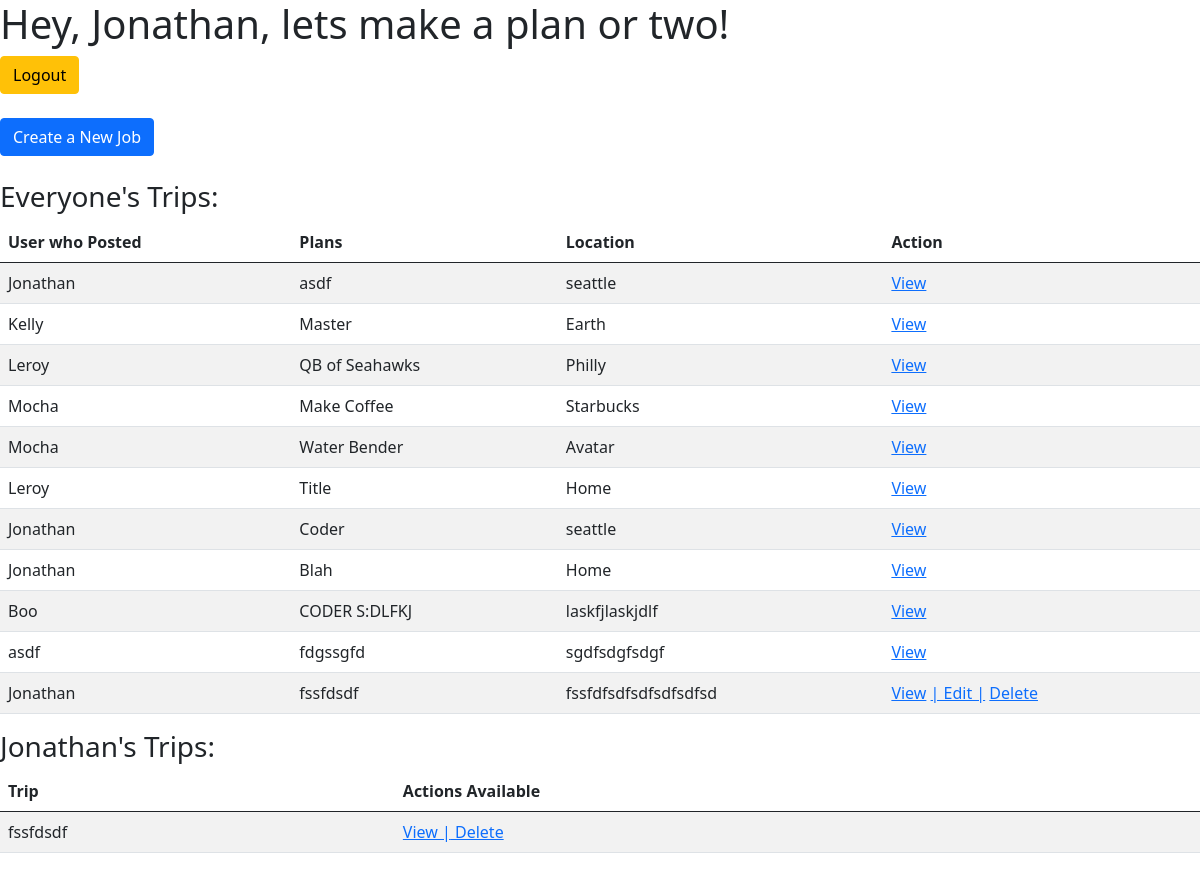
Screenshot of /dashboard (signed in) with the database file from the repository.
### handy_app/models.py (models this page shows)
class Job(models.Model):
    title = models.CharField(max_length=255)
    description = models.CharField(max_length=255)
    location = models.CharField(max_length=255)
    catagory = models.CharField(max_length=255)
    user = models.ForeignKey(User, related_name='job', on_delete = models.CASCADE)
    created_at = models.DateTimeField(auto_now_add=True)
    updated_at = models.DateTimeField(auto_now=True)
    objects = JobManger()

### log_app/models.py (models this page shows)
class User(models.Model):
    first_name = models.CharField(max_length=255)
    last_name = models.CharField(max_length=255)
    email = models.EmailField()
    password = models.CharField(max_length=255)
    created_at = models.DateTimeField(auto_now_add=True)
    updated_at = models.DateTimeField(auto_now=True)
    objects = UserManager()

### log_app/views.py (the view)
# urls.py: path('dashboard', views.dashboard),
def dashboard(request):
    try:
        context = {
            "user": User.objects.get(id=request.session['user_id']),
            "jobs": Job.objects.all(),
        }
    except:
        return redirect('/')
    return render(request, 'dashboard.html', context)

### log_app/templates/dashboard.html (shortened to what this page needs)
<!DOCTYPE html>
<html lang="en">
<head>
    <link href="https://cdn.jsdelivr.net/npm/bootstrap@5.0.0-beta1/dist/css/bootstrap.min.css" rel="stylesheet">
</head>
<body>
    <div class="wrapper">
        <h1>Hey, {{user.first_name}}, lets make a plan or two!</h1>
        <a class='log_out' href="/log_out"><input class="btn btn-warning" type="button" value='Logout'></a><br><br>
        <form class='create_job' action="jobs/new" method="POST">
            <input class="btn btn-primary" type="submit" value="Create a New Job">
        </form> <br>
        <div class="your_trips">
            <h3>Everyone's Trips:</h3>
            <table class="table table-striped">
                <thead>
                    <th>User who Posted</th>
                    <th>Plans</th>
                    <th>Location</th>
                    <th>Action</th>
                </thead>
                {% for job in jobs %}
                    <tr>
                        <td>{{job.user.first_name}}</td>
                        <td>{{job.title}}</td>
                        <td>{{job.location}}</td>
                        <td>
                            <a href="jobs/show/{{job.id}}">View</a>
                            {% if user == job.user %}
                                <a href="jobs/edit/{{job.id}}"> | Edit |</a>
                                <a href="/delete/{{job.id}}"> Delete</a>
                            {% endif %}
                        </td>
                    </tr>
                {% endfor %}
            </table>
        </div>
        <div class="other_trips">
            <h3>{{user.first_name}}'s Trips:</h3>
            <table class="table table-striped">
                <thead>
                    <th>Trip</th>
                    <th>Actions Available</th>
                </thead>
                {% for job in user.job.all %}
                    <tr>
                        <td>{{job.title}}</td>
                        <td><a href="jobs/show/{{job.id}}">View |</a><a href="/delete/{{job.id}}"> Delete</a></td>
                    </tr>
                {% endfor %}
            </table>
        </div>
    </div>
</body>
</html>

### rows the page displays
Job: user.first_name "Jonathan", title "asdf", location "seattle"
Job: user.first_name "Kelly", title "Master", location "Earth"
Job: user.first_name "Leroy", title "QB of Seahawks", location "Philly"
Job: user.first_name "Mocha", title "Make Coffee", location "Starbucks"
Job: user.first_name "Mocha", title "Water Bender", location "Avatar"
Job: user.first_name "Leroy", title "Title", location "Home"
Job: user.first_name "Jonathan", title "Coder", location "seattle"
Job: user.first_name "Jonathan", title "Blah", location "Home"
Job: user.first_name "Boo", title "CODER S:DLFKJ", location "laskfjlaskjdlf"
Job: user.first_name "asdf", title "fdgssgfd", location "sgdfsdgfsdgf"
Job: user.first_name "Jonathan", title "fssfdsdf", location "fssfdfsdfsdfsdfsdfsd"
User: first_name "Jonathan"
